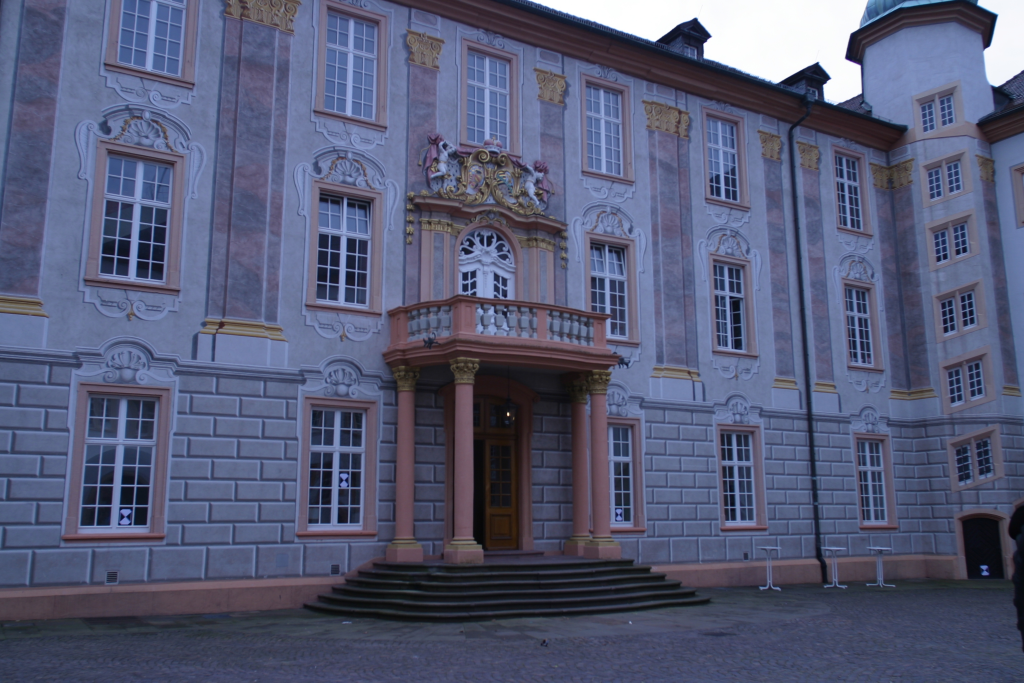
#> input picture images/0000.jpg, 3072 x 2048 px (shown at 1/3 size); its folder holds 4 pictures in this run
$ python Section_2.py
#> lines starting #> are read from the running program, lines starting #| are printed output that depends on the picture
import numpy as np
import cv2
import matplotlib.pyplot as plt
import os


"""
**Homogeneous representation of points.** A point x = (x, y)T lies on the line l =
(a, b, c)T if and only if ax + by + c = 0. This may be written in terms of an inner
product of vectors representing the point as (x, y, 1)(a, b, c)T = (x, y, 1)l = 0; that is
the point (x, y)T in IR2 is represented as a 3-vector by adding a final coordinate of 1.
Note that for any non-zero constant k and line l the equation (kx, ky, k)l = 0 if and
only if (x, y, 1)l = 0. It is natural, therefore, to consider the set of vectors (kx, ky, k)T
for varying values of k to be a representation of the point (x, y)T in IR2. Thus, just as
with lines, points are represented by homogeneous vectors. An arbitrary homogeneous
vector representative of a point is of the form x = (x1, x2, x3)T, representing the point
(x1/x3, x2/x3)T in IR2. Points, then, as homogeneous vectors are also elements of IP2.
One has a simple equation to determine when a point lies on a line, namely
Result 2.1. The point x lies on the line l if and only if xTl = 0.
"""


"""
Degrees of freedom (dof). It is clear that in order to specify a point two values must
be provided, namely its x- and y-coordinates. In a similar manner a line is specified
by two parameters (the two independent ratios {a : b : c}) and so has two degrees
of freedom. For example, in an inhomogeneous representation, these two parameters
could be chosen as the gradient and y intercept of the line.
Intersection of lines. Given two lines l = (a, b, c)T and l

Result 2.2. The intersection of two lines l and l
The intersection of two lines is the point x = l x l
"""

# Create Correspondences
folder_path = r"images"
img_paths = [os.path.join(folder_path, i) for i in os.listdir(folder_path)]
img1 = cv2.imread(img_paths[0])
#> img1 is the input picture: shape (2048, 3072, 3); mean B, G, R 118.1, 90.6, 85.8
img2 = cv2.imread(img_paths[1])
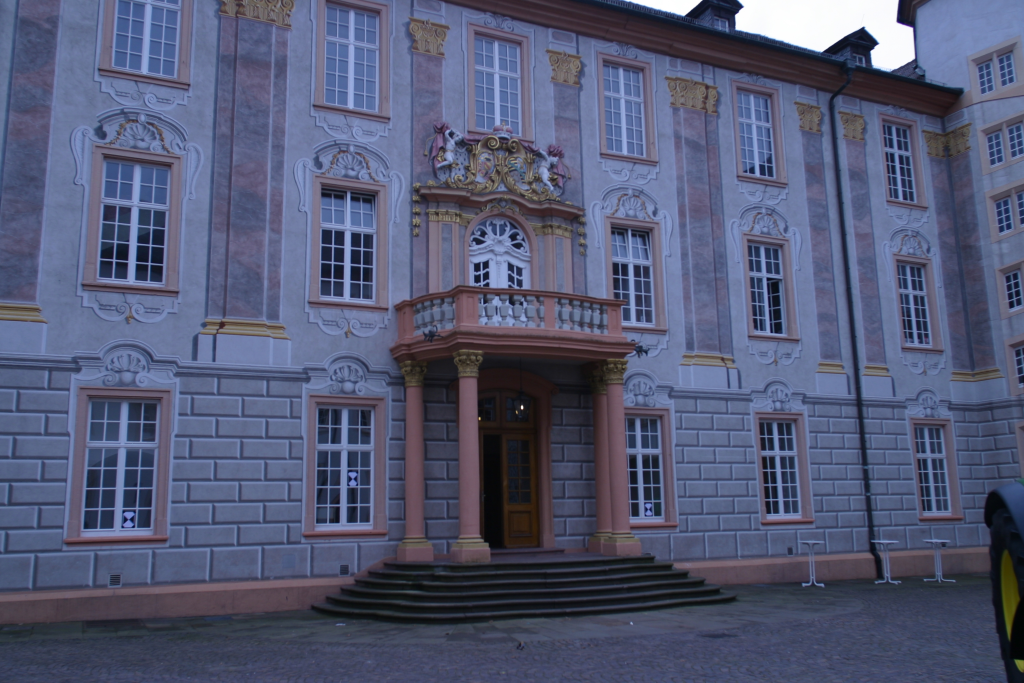
#> input picture images/0001.jpg, 3072 x 2048 px (shown at 1/3 size)
#> img2 is the input picture: shape (2048, 3072, 3); mean B, G, R 116.5, 88.8, 83.4

W = int(img1.shape[1]/4)
#> W = 768
H = int(img1.shape[0]/4)
#> H = 512
img1 = cv2.resize(img1, (W,H))
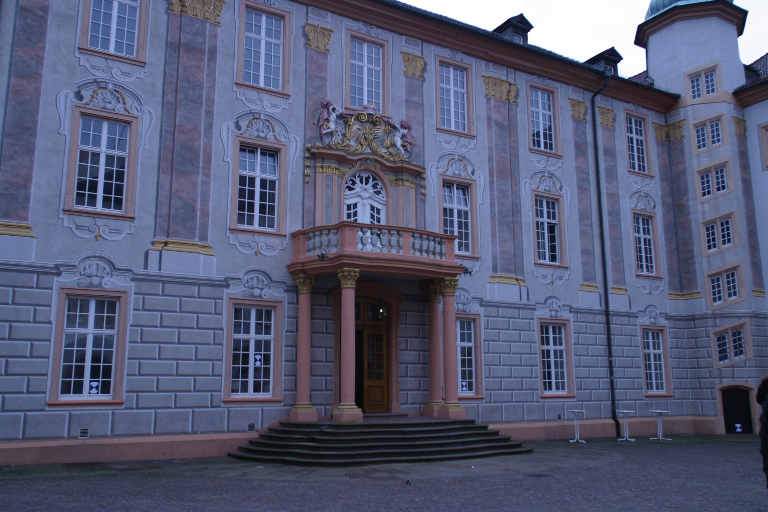
#> img1: shape (512, 768, 3); mean B, G, R 118.2, 90.7, 85.9
img2 = cv2.resize(img2, (W,H))
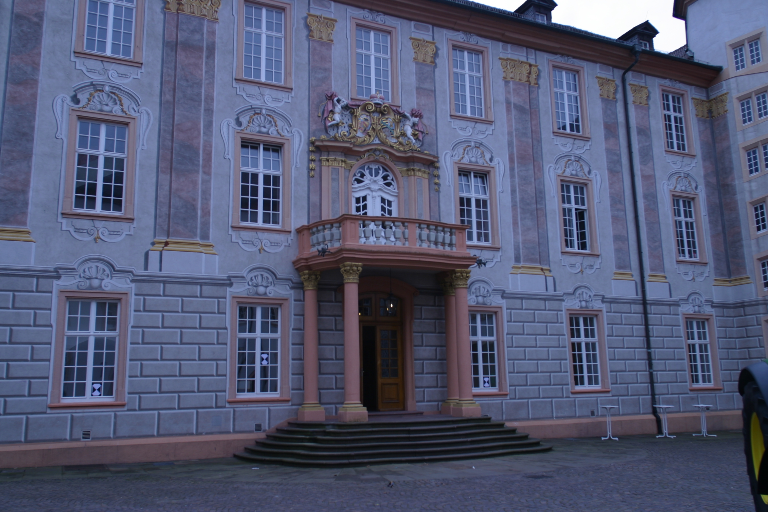
#> img2: shape (512, 768, 3); mean B, G, R 116.7, 88.9, 83.5

# Blur the images
img1 = cv2.GaussianBlur(img1, (7,7), 0)
img2 = cv2.GaussianBlur(img2, (7,7), 0)
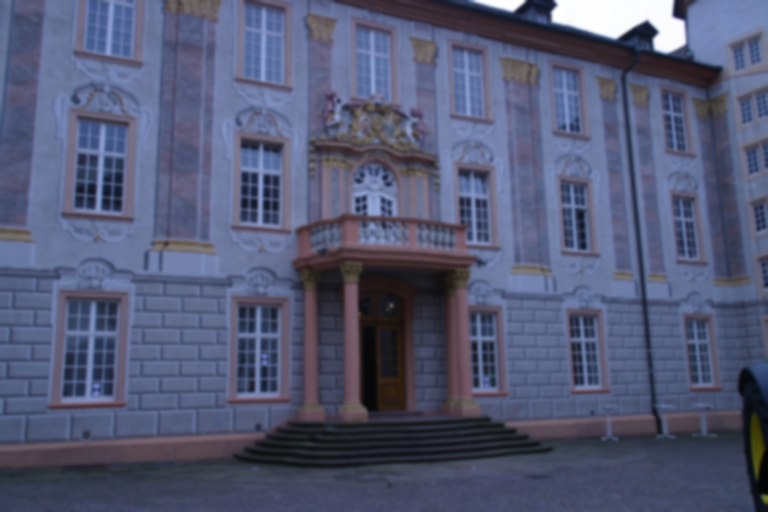
#> img2: shape (512, 768, 3); mean B, G, R 116.7, 88.9, 83.5

detector = cv2.SIFT_create()
keypoints1, descriptors1 = detector.detectAndCompute(img1, None)
#> keypoints1 = 918 keypoints; strongest (x, y, size): (611, 57, 12.4), (519, 25, 14.3), (632, 64, 18), (642, 37, 12.8)
keypoints2, descriptors2 = detector.detectAndCompute(img2, None)
#> keypoints2 = 886 keypoints; strongest (x, y, size): (646, 31, 13.5), (670, 38, 20.3), (679, 11, 10.8), (560, 16, 12.4)

bf = cv2.BFMatcher()
#Lowe's Ratio Test
good_matches = []
matches1_2 = bf.knnMatch(descriptors1, descriptors2, k=2)
#> matches1_2 = 918 matches
for m,n in matches1_2[:10]:
    if m.distance < 0.55 * n.distance:
        good_matches.append(m)
#> this loop made 10 passes
#> after the loop, good_matches = 6 matches


# for match in good_matches[:5]:
#     print(f"""
# Distance : {match.distance}
# queryIdx = {match.queryIdx}
# trainIdx : {match.trainIdx}
# imgIdx : {match.imgIdx}

# """)

camera_matrix = np.array([
    [2759.48, 0, 1520.69],
    [0, 2764.16, 1006.81],
    [0, 0, 1]
])

matching_points1 = [keypoints1[m.queryIdx] for m in good_matches]
#> matching_points1 = 6 keypoints; (x, y, size): (66, 389, 6.8), (57, 270, 8.3), (50, 174, 31.4), (32, 26, 23.7), (48, 322, 3.8), (7, 373, 4.5)
matching_points2 = [keypoints2[m.trainIdx] for m in good_matches]
#> matching_points2 = 6 keypoints; (x, y, size): (67, 392, 6.4), (56, 274, 8.3), (49, 177, 32), (27, 30, 23.4), (8, 377, 4.3), (49, 325, 3.8)

pts1 = np.float32([i.pt for i in matching_points1])
#> pts1 = [[6.97, 373], [31.58, 26.42], [48.49, 322], [50.46, 173.8], [56.67, 270.4], [65.53, 388.6]]
pts2 = np.float32([i.pt for i in matching_points2])
#> pts2 = [[8.33, 376.6], [27.47, 29.82], [48.75, 325.2], [48.88, 176.8], [56.15, 273.8], [67.08, 391.8]]

#print(pts1.shape)
H, _ = cv2.findHomography(pts2, pts1, cv2.RANSAC, 5.0)
#> H = [[1.01, -0.0156, 4.45], [0.0779, 0.997, -5.32], [0.000188, -1.97e-05, 1]]
print(f" {H}")
#|  [[ 1.00802299e+00 -1.56367872e-02  4.45331620e+00]
#|  [ 7.78761399e-02  9.96989460e-01 -5.32006977e+00]
#|  [ 1.88152642e-04 -1.97129000e-05  1.00000000e+00]]

matched_image1_2 = cv2.drawMatches(img1, keypoints1, img2, keypoints2, good_matches, None)
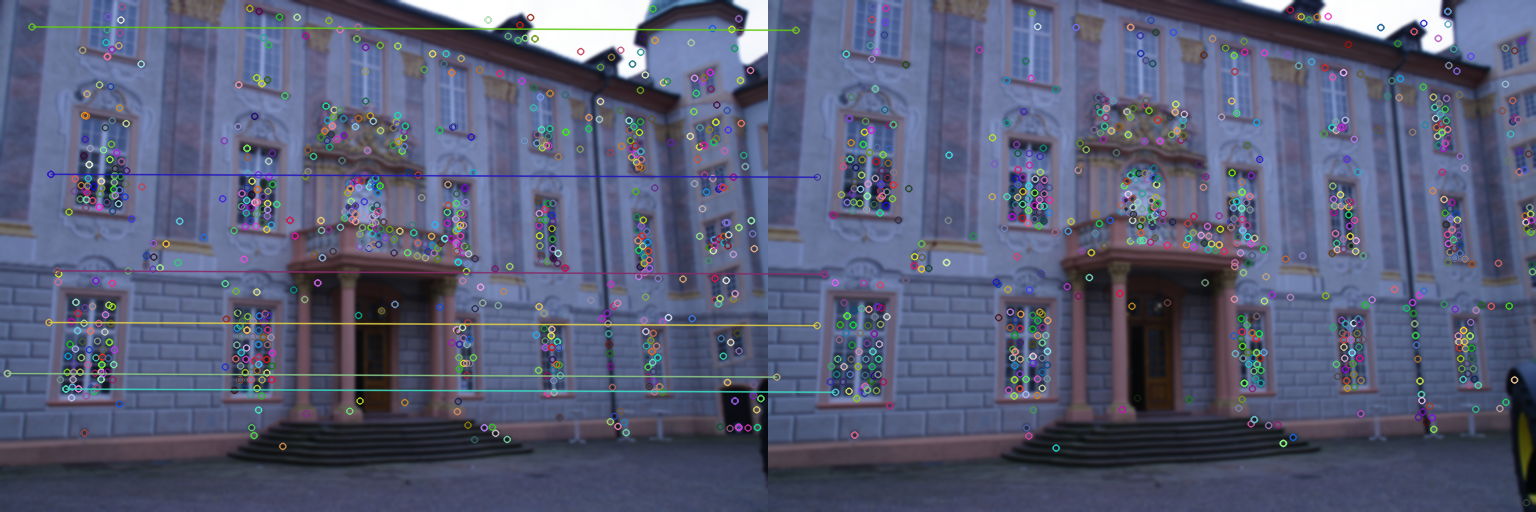
#> matched_image1_2: shape (512, 1536, 3); mean B, G, R 117.9, 92.2, 87.1


cv2.imshow("match", matched_image1_2)


# [8 lines of commented-out code are left out]

cv2.waitKey()
cv2.destroyAllWindows()
